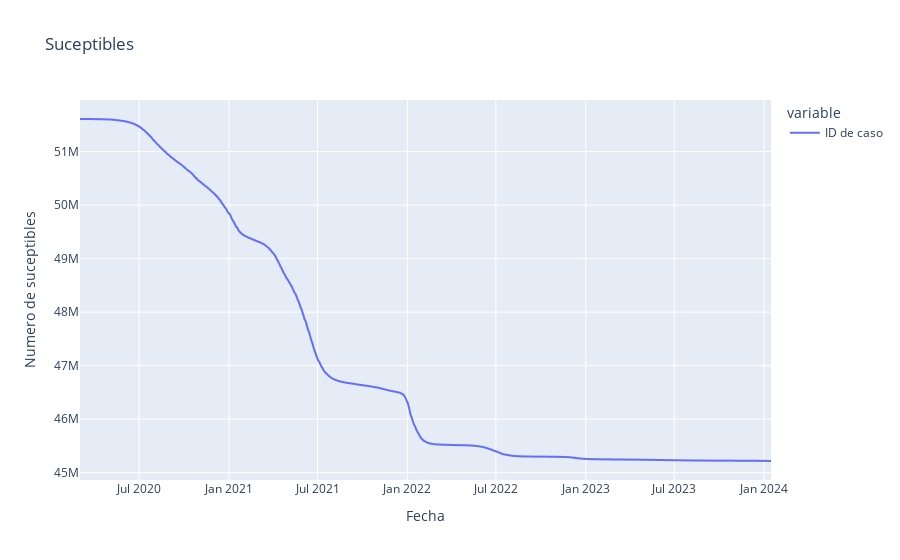

This figure's notebook cell:
### Markdown cell above
### 1.3)Los suceptibles 

S=N-I-R 

 =N-Ic+R-R=N-Ic

### Code cell
#los  suceptibles son la poblacion total menos los infectados acumulados
poblacion=51609000  
suceptibles=poblacion - casos_acumulados
#grafica con plotly express
fig = px.line(suceptibles, title='Suceptibles')
fig.update_xaxes(title_text='Fecha')
fig.update_yaxes(title_text='Numero de suceptibles')
fig.show()

### Figure 1 — Plotly figure (JSON) as saved in the notebook; plotly's stock layout.template omitted (floating-point values rounded to 4 significant figures; data arrays with more than 128 entries replaced by an {"elided": "..."} marker saying what was removed)
{"data": [{"hovertemplate": "variable=ID de caso<br>Fecha de notificación=%{x}<br>value=%{y}<extra></extra>", "legendgroup": "ID de caso", "line": {"color": "#636efa", "dash": "solid"}, "marker": {"symbol": "circle"}, "mode": "lines", "name": "ID de caso", "showlegend": true, "type": "scattergl", "x": {"elided": "1413 str values"}, "xaxis": "x", "y": {"elided": "1413 int values"}, "yaxis": "y"}], "layout": {"legend": {"title": {"text": "variable"}, "tracegroupgap": 0}, "title": {"text": "Suceptibles"}, "xaxis": {"anchor": "y", "domain": [0, 1], "title": {"text": "Fecha"}}, "yaxis": {"anchor": "x", "domain": [0, 1], "title": {"text": "Numero de suceptibles"}}}}
